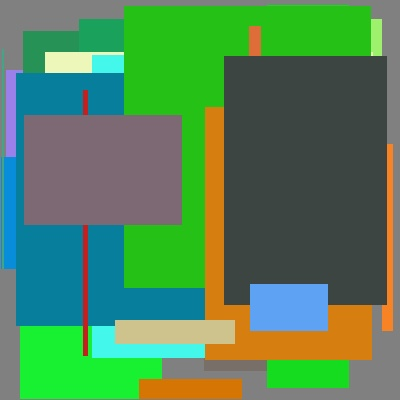
#> input picture backend/data/samples/sample_acceptable_sharp.jpg, 400 x 400 px
$ python -i classical.py   (imports and definitions only)   (older library calls are emulated)
#> lines starting #> are read from the running program, lines starting #| are printed output that depends on the picture
from __future__ import annotations

import cv2
import numpy as np


class InvalidImageError(ValueError):
    """Raised when uploaded bytes can't be decoded as an image (corrupt/unsupported)."""


def decode_image(data: bytes) -> np.ndarray:
    """Decode raw file bytes into a BGR OpenCV image, or raise InvalidImageError."""
    array = np.frombuffer(data, dtype=np.uint8)
    image = cv2.imdecode(array, cv2.IMREAD_COLOR)
    if image is None or image.size == 0:
        raise InvalidImageError("File is not a readable image (unsupported format or corrupted data).")
    return image


def _normalize_for_analysis(image: np.ndarray, target_width: int = 600) -> np.ndarray:
    """Resize to a fixed width so sharpness/noise measurements are comparable
    across images regardless of original resolution."""
    height, width = image.shape[:2]
    if width == target_width:
        return image
    scale = target_width / width
    return cv2.resize(image, (target_width, max(1, int(height * scale))), interpolation=cv2.INTER_AREA)


def _estimate_noise(gray: np.ndarray) -> float:
    """Fast noise-sigma estimate (Immerkaer, 1996). Convolving with this
    kernel cancels out smooth image structure, leaving mostly sensor noise,
    so its magnitude approximates the noise standard deviation."""
    kernel = np.array([[1, -2, 1], [-2, 4, -2], [1, -2, 1]], dtype=np.float32)
    height, width = gray.shape
    convolved = cv2.filter2D(gray.astype(np.float32), -1, kernel)
    sigma = np.sum(np.abs(convolved)) * np.sqrt(0.5 * np.pi) / (6 * (width - 2) * (height - 2))
    return float(sigma)


def compute_stats(image: np.ndarray) -> dict:
    """Derive the raw image-quality measurements that scoring.py reasons over."""
    original_height, original_width = image.shape[:2]
    normalized = _normalize_for_analysis(image)
    gray = cv2.cvtColor(normalized, cv2.COLOR_BGR2GRAY)
    hsv = cv2.cvtColor(normalized, cv2.COLOR_BGR2HSV)

    return {
        "width": original_width,
        "height": original_height,
        # Variance of the Laplacian: low = flat/blurry, high = lots of sharp edges.
        "sharpness": round(float(cv2.Laplacian(gray, cv2.CV_64F).var()), 2),
        # Mean pixel intensity, 0-255: low = underexposed, high = overexposed.
        "brightness": round(float(gray.mean()), 2),
        # Std of pixel intensity: low = flat/washed-out image.
        "contrast": round(float(gray.std()), 2),
        "noise": round(_estimate_noise(gray), 2),
        "saturation": round(float(hsv[:, :, 1].mean()), 2),
    }

>>> import cv2
>>> picture = cv2.imread('../../data/samples/sample_acceptable_sharp.jpg')
#> picture is the input picture: shape (400, 400, 3); mean B, G, R 88.3, 132.8, 81.9
>>> result = compute_stats(picture)
#> in compute_stats, `gray = cv2.cvtColor(normalized, cv2.COLOR_BGR2GRAY)`:
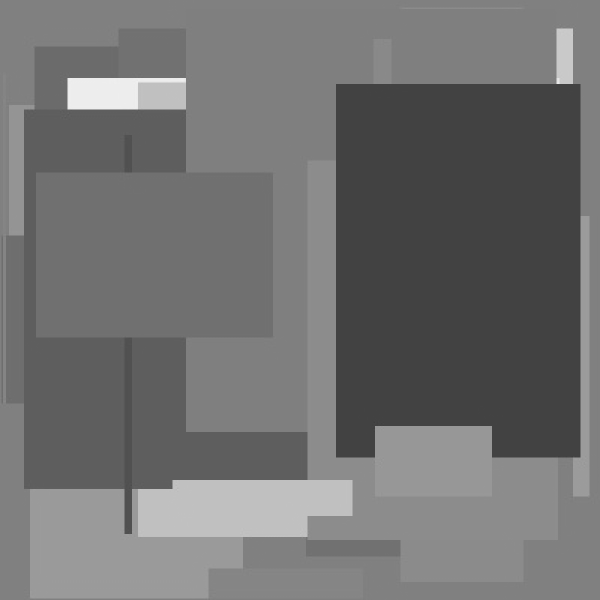
#> gray: shape (600, 600); min 61, max 240, mean 112.5
#> in compute_stats, `hsv = cv2.cvtColor(normalized, cv2.COLOR_BGR2HSV)`: hsv: shape (600, 600, 3); mean H, S, V 74.2, 127.8, 149.7
#> in _estimate_noise, `sigma = np.sum(np.abs(convolved)) * np.sqrt(0.5 * np.pi) / (6 * (width..`: sigma = 0.0332
#> result = {'width': 400, 'height': 400, 'sharpness': 74.11, 'brightness': 112.5, 'contrast': 34.2, 'noise': 0.03, 'saturation': 127.8}
